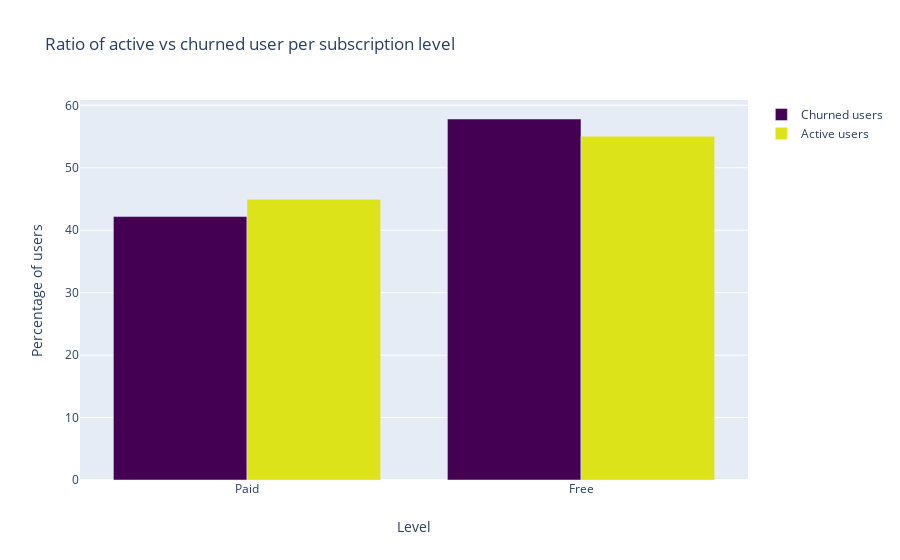

Notebook code for this chart:
### Code cell
fig = go.Figure(data=[
    go.Bar(
    x=['Paid', 'Free'],
    y=[100*len(level_churn_service[level_churn_service['level']=='paid'])/level_churn_service.shape[0],
       100*len(level_churn_service[level_churn_service['level']=='free'])/level_churn_service.shape[0]],
    name='Churned users',
    marker=dict(
        color='rgb(68, 1, 84)'
    )
),
    go.Bar(
    x=['Paid', 'Free'],
    y=[100*len(level_no_churn[level_no_churn['level']=='paid'])/level_no_churn.shape[0],
       100*len(level_no_churn[level_no_churn['level']=='free'])/level_no_churn.shape[0]],
    name='Active users',
    marker=dict(
        color='rgb(220, 227, 25)'
    )
)
])

fig.layout.update(go.Layout(
    title_text="Ratio of active vs churned user per subscription level",
    xaxis = {'title':"Level"},
    yaxis = {'title':"Percentage of users"}, 
    barmode='group'
))

fig.show()

### Figure 1 — Plotly figure (JSON) as saved in the notebook; plotly's stock layout.template omitted (floating-point values rounded to 4 significant figures)
{"data": [{"marker": {"color": "rgb(68, 1, 84)"}, "name": "Churned users", "type": "bar", "x": ["Paid", "Free"], "y": [42.19, 57.81]}, {"marker": {"color": "rgb(220, 227, 25)"}, "name": "Active users", "type": "bar", "x": ["Paid", "Free"], "y": [44.95, 55.05]}], "layout": {"barmode": "group", "title": {"text": "Ratio of active vs churned user per subscription level"}, "xaxis": {"title": {"text": "Level"}}, "yaxis": {"title": {"text": "Percentage of users"}}}}
